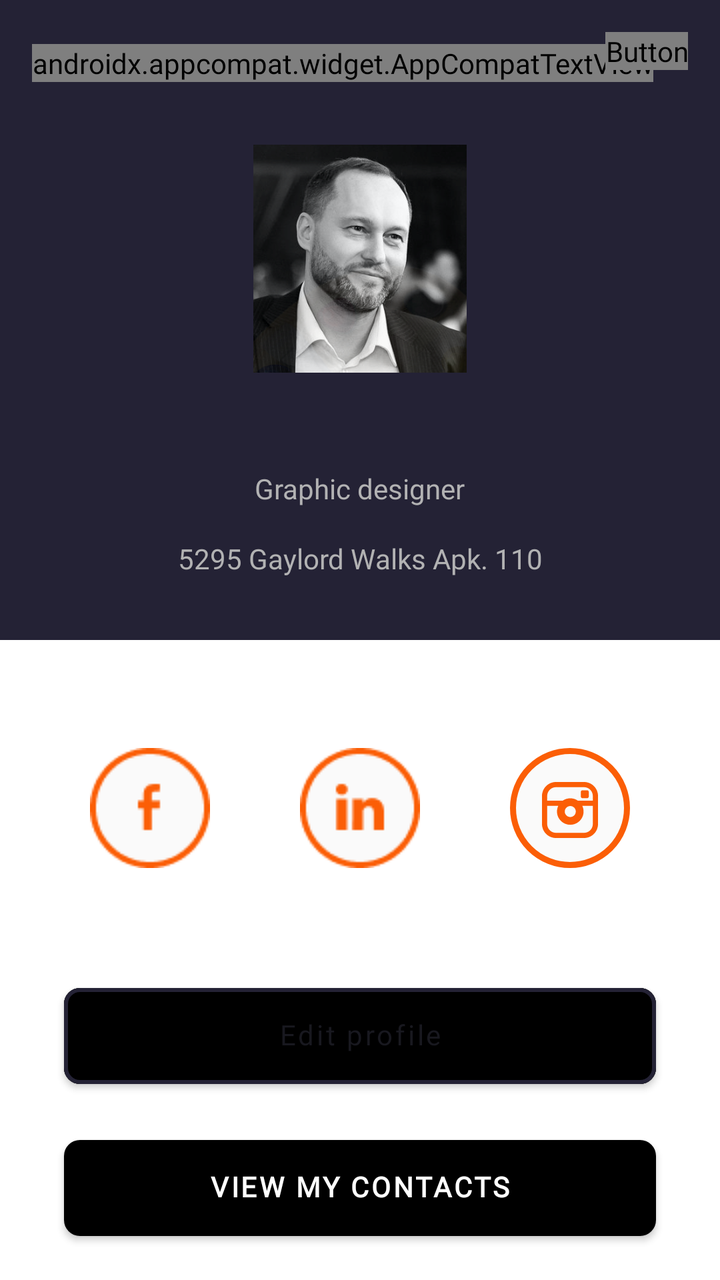
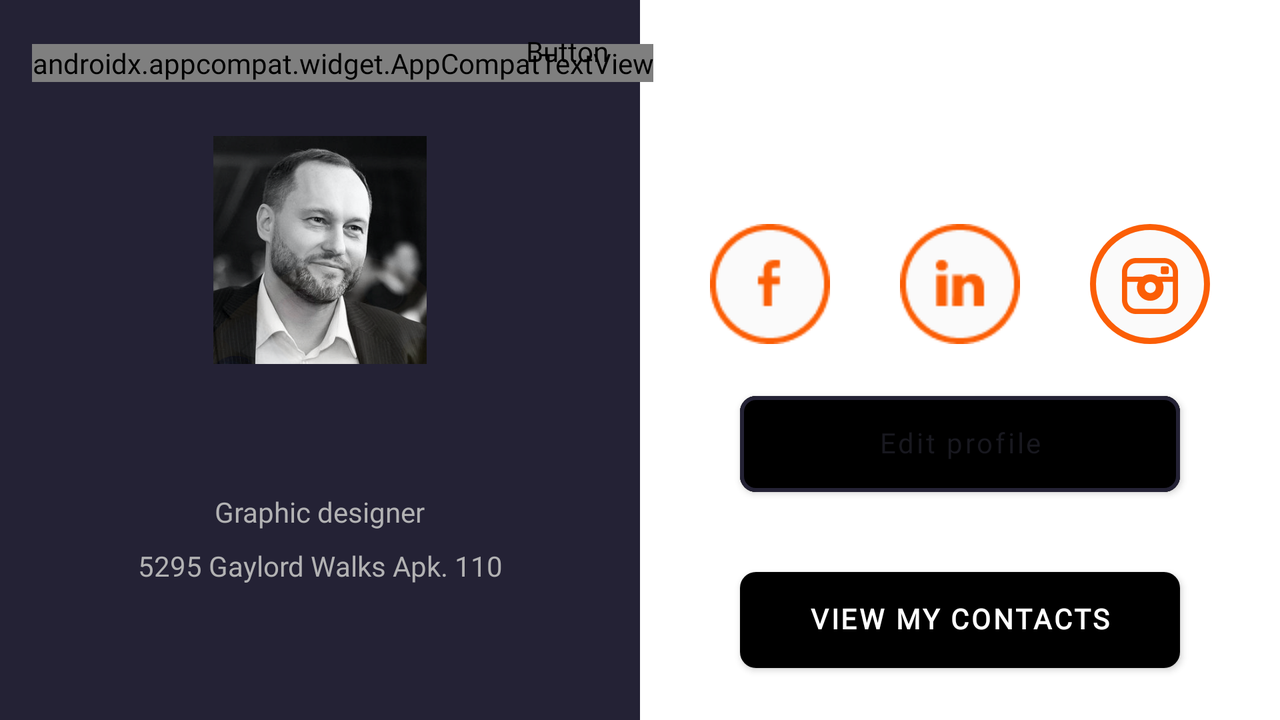

An Android layout and its configuration variant, each rendered on a device that would load it. The default file and the variant file are quoted in full after the pictures.
<!-- AndroidManifest.xml: application theme Theme.Contacts -->
<!-- res/layout/activity_my_profile.xml -->
<?xml version="1.0" encoding="utf-8"?>
<androidx.constraintlayout.widget.ConstraintLayout xmlns:android="http://schemas.android.com/apk/res/android"
    xmlns:app="http://schemas.android.com/apk/res-auto"
    xmlns:tools="http://schemas.android.com/tools"
    android:id="@+id/my_profile"
    android:layout_width="match_parent"
    android:layout_height="match_parent"
    tools:context=".MyProfileActivity">

    <View
        android:id="@+id/my_profile_up"
        android:layout_width="0dp"
        android:layout_height="0dp"
        android:background="@color/profile_background"
        app:layout_constraintEnd_toEndOf="parent"
        app:layout_constraintStart_toStartOf="parent"
        app:layout_constraintTop_toTopOf="parent"
        app:layout_constraintBottom_toTopOf="@id/my_profile_down" />

    <View
        android:id="@+id/my_profile_down"
        android:layout_width="0dp"
        android:layout_height="0dp"
        android:background="@color/color_my_profile_down"
        app:layout_constraintBottom_toBottomOf="parent"
        app:layout_constraintEnd_toEndOf="parent"
        app:layout_constraintStart_toStartOf="parent"
        app:layout_constraintTop_toBottomOf="@id/my_profile_up" />

    <androidx.appcompat.widget.AppCompatTextView
        android:id="@+id/text_view_settings"
        android:layout_width="wrap_content"
        android:layout_height="wrap_content"
        android:layout_marginStart="@dimen/medium_margin_vertical"
        android:layout_marginTop="@dimen/medium2_margin_vertical"
        android:text="@string/text_settings"
        android:textColor="@color/color_setting_text"
        android:textSize="@dimen/headline_small"
        app:layout_constraintStart_toStartOf="parent"
        app:layout_constraintTop_toTopOf="parent" />

    <Button
        android:id="@+id/btn_view_logout"
        android:layout_width="wrap_content"
        android:layout_height="wrap_content"
        android:layout_marginTop="@dimen/medium_margin_vertical"
        android:layout_marginEnd="@dimen/medium_margin_vertical"
        android:text="@string/log_out"
        android:textAllCaps="false"
        android:textColor="@color/color_btn_logout"
        android:textSize="@dimen/title_small"
        app:backgroundTint="@android:color/transparent"
        app:cornerRadius="@dimen/radius_btn"
        app:layout_constraintEnd_toEndOf="parent"
        app:layout_constraintTop_toTopOf="parent"
        app:strokeColor="@color/grey"
        app:strokeWidth="@dimen/btn_outline_width" />

    <com.google.android.material.imageview.ShapeableImageView
        android:id="@+id/img_view_photo"
        android:layout_width="@dimen/img_size"
        android:layout_height="@dimen/img_size"
        android:contentDescription="@string/avatar"
        android:src="@drawable/ava"
        app:shapeAppearanceOverlay="@style/roundedImageView"
        app:layout_constraintVertical_chainStyle="packed"
        app:layout_constraintEnd_toEndOf="parent"
        app:layout_constraintStart_toStartOf="parent"
        app:layout_constraintBottom_toTopOf="@id/text_view_name"
        app:layout_constraintTop_toBottomOf="@id/text_view_settings" />

    <androidx.appcompat.widget.AppCompatTextView
        android:id="@+id/text_view_name"
        android:layout_width="wrap_content"
        android:layout_height="wrap_content"
        android:layout_marginTop="@dimen/medium_margin_vertical"
        android:text=""
        android:textColor="@color/white"
        android:textSize="@dimen/title_medium"
        app:layout_constraintEnd_toEndOf="parent"
        app:layout_constraintStart_toStartOf="parent"
        app:layout_constraintBottom_toTopOf="@id/text_view_profession"
        app:layout_constraintTop_toBottomOf="@id/img_view_photo" />

    <androidx.appcompat.widget.AppCompatTextView
        android:id="@+id/text_view_profession"
        android:layout_width="wrap_content"
        android:layout_height="wrap_content"
        android:layout_marginTop="@dimen/small_margin_vertical"
        android:text="@string/text_profession"
        android:textColor="@color/grey"
        android:textSize="@dimen/title_small"
        app:layout_constraintEnd_toEndOf="parent"
        app:layout_constraintStart_toStartOf="parent"
        app:layout_constraintBottom_toTopOf="@id/text_view_address"
        app:layout_constraintTop_toBottomOf="@id/text_view_name" />

    <androidx.appcompat.widget.AppCompatTextView
        android:id="@+id/text_view_address"
        android:layout_width="wrap_content"
        android:layout_height="wrap_content"
        android:layout_marginTop="@dimen/medium_margin_vertical"
        android:text="@string/text_view_address"
        android:textColor="@color/grey"
        android:textSize="@dimen/title_small"
        app:layout_constraintBottom_toBottomOf="@id/my_profile_up"
        app:layout_constraintEnd_toEndOf="parent"
        app:layout_constraintStart_toStartOf="parent"
        app:layout_constraintTop_toBottomOf="@id/text_view_profession" />

    <androidx.appcompat.widget.AppCompatImageView
        android:id="@+id/img_view_facebook"
        android:layout_width="wrap_content"
        android:layout_height="wrap_content"
        android:contentDescription="@string/facebook_btn"
        android:foregroundGravity="center|center_horizontal"
        app:layout_constraintHorizontal_chainStyle="spread"
        app:layout_constraintBottom_toTopOf="@id/btn_edit"
        app:layout_constraintEnd_toStartOf="@id/img_view_linkedin"
        app:layout_constraintStart_toStartOf="parent"
        app:layout_constraintTop_toTopOf="@id/my_profile_down"
        app:srcCompat="@drawable/facebook" />

    <androidx.appcompat.widget.AppCompatImageView
        android:id="@+id/img_view_linkedin"
        android:layout_width="wrap_content"
        android:layout_height="wrap_content"
        android:contentDescription="@string/linkedin_btn"
        android:foregroundGravity="center|center_horizontal"
        app:layout_constraintBottom_toBottomOf="@id/img_view_facebook"
        app:layout_constraintEnd_toStartOf="@id/img_view_instagram"
        app:layout_constraintStart_toEndOf="@id/img_view_facebook"
        app:layout_constraintTop_toTopOf="@id/img_view_facebook"
        app:srcCompat="@drawable/linkedin" />

    <androidx.appcompat.widget.AppCompatImageView
        android:id="@+id/img_view_instagram"
        android:layout_width="wrap_content"
        android:layout_height="wrap_content"
        android:contentDescription="@string/instagram_btn"
        android:foregroundGravity="center|center_horizontal"
        app:layout_constraintBottom_toBottomOf="@id/img_view_facebook"
        app:layout_constraintStart_toEndOf="@id/img_view_linkedin"
        app:layout_constraintEnd_toEndOf="parent"
        app:layout_constraintTop_toTopOf="@id/img_view_facebook"
        app:srcCompat="@drawable/instagram" />

    <Button
        android:id="@+id/btn_edit"
        android:layout_width="match_parent"
        android:layout_height="@dimen/height_btn"
        android:layout_marginStart="@dimen/large_margin_horizontal"
        android:layout_marginEnd="@dimen/large_margin_horizontal"
        android:layout_marginBottom="@dimen/medium_margin_vertical"
        android:includeFontPadding="false"
        android:text="@string/edit_profile"
        android:textAllCaps="false"
        android:textColor="@color/grey_text"
        android:textSize="@dimen/title_small"
        android:backgroundTint="@color/color_btn_edit"
        app:cornerRadius="@dimen/radius_btn"
        app:layout_constraintBottom_toTopOf="@id/btn_contacts"
        app:layout_constraintEnd_toEndOf="parent"
        app:layout_constraintStart_toStartOf="parent"
        app:strokeColor="@color/profile_background"
        app:strokeWidth="@dimen/btn_outline_width"
        tools:ignore="VisualLintButtonSize" />

    <Button
        android:id="@+id/btn_contacts"
        android:layout_width="match_parent"
        android:layout_height="@dimen/height_btn"
        android:layout_marginStart="@dimen/large_margin_horizontal"
        android:layout_marginEnd="@dimen/large_margin_horizontal"
        android:layout_marginBottom="@dimen/medium_margin_vertical"
        android:includeFontPadding="false"
        android:text="@string/view_my_contacts"
        android:textAllCaps="true"
        android:textSize="@dimen/title_small"
        android:textStyle="bold"
        android:textColor="@color/white"
        app:backgroundTint="@color/btn_color_view_contacts"
        app:cornerRadius="@dimen/radius_btn"
        app:layout_constraintBottom_toBottomOf="parent"
        app:layout_constraintEnd_toEndOf="parent"
        app:layout_constraintStart_toStartOf="parent"
        tools:ignore="VisualLintButtonSize" />

</androidx.constraintlayout.widget.ConstraintLayout>
<!-- resources referenced by this layout -->
<resources>
  <color name="btn_color_view_contacts">#FB5E06</color>
  <color name="color_btn_edit">#B2B2B3</color>
  <color name="color_btn_logout">#B2B2B3</color>
  <color name="color_my_profile_down">#B2B2B3</color>
  <color name="color_setting_text">#FAFAFA</color>
  <color name="grey">#B2B2B3</color>
  <color name="grey_text">#18181F</color>
  <color name="profile_background">#242235</color>
  <color name="white">#FFFFFFFF</color>
  <dimen name="btn_outline_width">2dp</dimen>
  <dimen name="headline_small">24sp</dimen>
  <dimen name="height_btn">60dp</dimen>
  <dimen name="img_size">114dp</dimen>
  <dimen name="large_margin_horizontal">32dp</dimen>
  <dimen name="medium2_margin_vertical">22dp</dimen>
  <dimen name="medium_margin_vertical">16dp</dimen>
  <dimen name="radius_btn">8dp</dimen>
  <dimen name="small_margin_vertical">8dp</dimen>
  <dimen name="title_medium">18sp</dimen>
  <dimen name="title_small">14sp</dimen>
  <!-- drawable ava: png bitmap (drawable, 161968 bytes) -->
  <!-- drawable facebook: png bitmap (drawable, 1763 bytes) -->
  <!-- drawable instagram (drawable) -->
  <vector xmlns:android="http://schemas.android.com/apk/res/android"
      android:width="60dp"
      android:height="60dp"
      android:viewportWidth="60"
      android:viewportHeight="60">
      <path
          android:fillColor="#FAFAFA"
          android:pathData="M30,30m-28.5,0a28.5,28.5 0,1 1,57 0a28.5,28.5 0,1 1,-57 0"
          android:strokeWidth="3"
          android:strokeColor="#FB5E06" />
      <path
          android:fillColor="#FB5E06"
          android:pathData="M37.002,17H22.998C19.139,17 16,20.126 16,23.969V38.031C16,
          41.873 19.139,45 22.998,45H37.002C40.861,45 44,41.873 44,38.031V23.969C44,
          20.126 40.861,17 37.002,17V17ZM41.408,38.031C41.408,40.45 39.432,42.419 37.002,
          42.419H22.998C20.568,42.419 18.592,40.45 18.592,38.031V28.949H24.128C23.724,
          29.803 23.497,30.756 23.497,31.761C23.497,35.411 26.478,38.381 30.143,38.381C33.808,
          38.381 36.79,35.411 36.79,31.761C36.79,30.756 36.563,29.803 36.159,
          28.949H41.408V38.031H41.408ZM27.384,31.761C27.384,30.246 28.622,29.013 30.143,
          29.013C31.665,29.013 32.903,30.246 32.903,31.761C32.903,33.277 31.665,34.509 30.143,
          34.509C28.622,34.509 27.384,33.277 27.384,31.761ZM41.408,26.368H33.99C32.903,25.597 31.576,
          25.142 30.143,25.142C28.711,25.142 27.383,25.597 26.297,26.368H18.592V23.969C18.592,
          21.549 20.568,19.581 22.998,19.581H37.002C39.432,19.581 41.408,21.549 41.408,
          23.969V26.368H41.408H41.408ZM38.6,21.146H36.198C35.77,21.146 35.42,21.495 35.42,
          21.921V24.314C35.42,24.739 35.77,25.088 36.198,25.088H38.6C39.028,25.088 39.377,
          24.739 39.377,24.314V21.921C39.377,21.495 39.028,21.146 38.6,21.146Z" />
  </vector>
  <!-- drawable linkedin: png bitmap (drawable, 1840 bytes) -->
  <string name="avatar">avatar</string>
  <string name="edit_profile">Edit profile</string>
  <string name="facebook_btn">facebook_btn</string>
  <string name="instagram_btn">instagram_btn</string>
  <string name="linkedin_btn">linkedin_btn</string>
  <string name="log_out">Log out</string>
  <string name="text_profession">Graphic designer</string>
  <string name="text_settings">Settings</string>
  <string name="text_view_address">5295 Gaylord Walks Apk. 110</string>
  <string name="view_my_contacts">view my contacts</string>
  <style name="Theme.Contacts" parent="Base.Theme.Contacts" />
  <style name="Base.Theme.Contacts" parent="Theme.MaterialComponents.DayNight.NoActionBar">
          
          <item name="android:fontFamily">@font/open_sans</item>
          
      </style>
</resources>
<!-- res/layout-land/activity_my_profile.xml (the repository's variant of the layout above) -->
<!-- drawn on the phone turned sideways -->
<?xml version="1.0" encoding="utf-8"?>
<androidx.constraintlayout.widget.ConstraintLayout xmlns:android="http://schemas.android.com/apk/res/android"
    xmlns:app="http://schemas.android.com/apk/res-auto"
    xmlns:tools="http://schemas.android.com/tools"
    android:id="@+id/my_profile"
    android:layout_width="match_parent"
    android:layout_height="match_parent"
    tools:context=".MyProfileActivity">

    <View
        android:id="@+id/my_profile_up"
        android:layout_width="0dp"
        android:layout_height="0dp"
        android:background="@color/profile_background"
        app:layout_constraintEnd_toStartOf="@id/my_profile_down"
        app:layout_constraintStart_toStartOf="parent"
        app:layout_constraintTop_toTopOf="parent"
        app:layout_constraintBottom_toBottomOf="parent" />

    <View
        android:id="@+id/my_profile_down"
        android:layout_width="0dp"
        android:layout_height="0dp"
        android:background="@color/color_my_profile_down"
        app:layout_constraintBottom_toBottomOf="parent"
        app:layout_constraintEnd_toEndOf="parent"
        app:layout_constraintStart_toEndOf="@id/my_profile_up"
        app:layout_constraintTop_toTopOf="parent" />

    <androidx.appcompat.widget.AppCompatTextView
        android:id="@+id/text_view_settings"
        android:layout_width="wrap_content"
        android:layout_height="wrap_content"
        android:layout_marginStart="@dimen/medium_margin_horizontal"
        android:layout_marginTop="@dimen/medium2_margin_vertical"
        android:text="@string/text_settings"
        android:textColor="@color/color_setting_text"
        android:textSize="@dimen/headline_small"
        app:layout_constraintStart_toStartOf="parent"
        app:layout_constraintTop_toTopOf="parent" />

    <Button
        android:id="@+id/btn_view_logout"
        android:layout_width="wrap_content"
        android:layout_height="wrap_content"
        android:layout_marginTop="@dimen/medium_margin_vertical"
        android:layout_marginEnd="@dimen/medium_margin_horizontal"
        android:text="@string/log_out"
        android:textAllCaps="false"
        android:textColor="@color/color_btn_logout"
        android:textSize="@dimen/title_small"
        android:backgroundTint="@android:color/transparent"
        app:cornerRadius="@dimen/radius_btn"
        app:layout_constraintEnd_toEndOf="@id/my_profile_up"
        app:layout_constraintTop_toTopOf="parent"
        app:strokeColor="@color/grey"
        app:strokeWidth="@dimen/btn_outline_width" />

    <com.google.android.material.imageview.ShapeableImageView
        android:id="@+id/img_view_photo"
        android:layout_width="@dimen/img_size"
        android:layout_height="@dimen/img_size"
        android:contentDescription="@string/avatar"
        android:src="@drawable/ava"
        app:shapeAppearanceOverlay="@style/roundedImageView"
        app:layout_constraintVertical_chainStyle="packed"
        app:layout_constraintEnd_toEndOf="@id/my_profile_up"
        app:layout_constraintStart_toStartOf="parent"
        app:layout_constraintTop_toTopOf="parent"
        app:layout_constraintBottom_toTopOf="@id/text_view_name"
        app:layout_constraintTop_toBottomOf="@id/text_view_settings" />

    <androidx.appcompat.widget.AppCompatTextView
        android:id="@+id/text_view_name"
        android:layout_width="wrap_content"
        android:layout_height="wrap_content"
        android:layout_marginTop="@dimen/large_margin_vertical"
        android:text=""
        android:textColor="@color/white"
        android:textSize="@dimen/title_medium"
        app:layout_constraintEnd_toEndOf="@id/my_profile_up"
        app:layout_constraintStart_toStartOf="parent"
        app:layout_constraintBottom_toTopOf="@id/text_view_profession"
        app:layout_constraintTop_toBottomOf="@id/img_view_photo" />

    <androidx.appcompat.widget.AppCompatTextView
        android:id="@+id/text_view_profession"
        android:layout_width="wrap_content"
        android:layout_height="wrap_content"
        android:layout_marginTop="@dimen/small_margin_vertical"
        android:text="@string/text_profession"
        android:textColor="@color/grey"
        android:textSize="@dimen/title_small"
        app:layout_constraintEnd_toEndOf="@id/my_profile_up"
        app:layout_constraintStart_toStartOf="parent"
        app:layout_constraintBottom_toTopOf="@id/text_view_address"
        app:layout_constraintTop_toBottomOf="@id/text_view_name" />

    <androidx.appcompat.widget.AppCompatTextView
        android:id="@+id/text_view_address"
        android:layout_width="wrap_content"
        android:layout_height="wrap_content"
        android:layout_marginTop="@dimen/small_margin_vertical"
        android:text="@string/text_view_address"
        android:textColor="@color/grey"
        android:textSize="@dimen/title_small"
        app:layout_constraintBottom_toBottomOf="@id/my_profile_up"
        app:layout_constraintEnd_toEndOf="@id/my_profile_up"
        app:layout_constraintStart_toStartOf="parent"
        app:layout_constraintTop_toBottomOf="@id/text_view_profession" />

    <androidx.appcompat.widget.AppCompatImageView        android:id="@+id/img_view_facebook"
        android:layout_width="wrap_content"
        android:layout_height="wrap_content"
        android:contentDescription="@string/facebook_btn"
        android:foregroundGravity="center_horizontal"
        android:layout_marginTop="@dimen/margin_top_icons"
        app:layout_constraintTop_toTopOf="@id/my_profile_down"
        app:layout_constraintHorizontal_chainStyle="spread"
        app:layout_constraintBottom_toTopOf="@id/btn_edit"
        app:layout_constraintEnd_toStartOf="@id/img_view_linkedin"
        app:layout_constraintStart_toStartOf="@id/my_profile_down"
        app:srcCompat="@drawable/facebook" />

    <androidx.appcompat.widget.AppCompatImageView        android:id="@+id/img_view_linkedin"
        android:layout_width="wrap_content"
        android:layout_height="wrap_content"
        android:contentDescription="@string/linkedin_btn"
        android:foregroundGravity="center|center_horizontal"
        app:layout_constraintBottom_toBottomOf="@+id/img_view_facebook"
        app:layout_constraintEnd_toStartOf="@id/img_view_instagram"
        app:layout_constraintStart_toEndOf="@id/img_view_facebook"
        app:layout_constraintTop_toTopOf="@id/img_view_facebook"
        app:srcCompat="@drawable/linkedin" />

    <androidx.appcompat.widget.AppCompatImageView        android:id="@+id/img_view_instagram"
        android:layout_width="wrap_content"
        android:layout_height="wrap_content"
        android:contentDescription="@string/instagram_btn"
        android:foregroundGravity="center|center_horizontal"
        app:layout_constraintBottom_toBottomOf="@id/img_view_facebook"
        app:layout_constraintStart_toEndOf="@id/img_view_linkedin"
        app:layout_constraintEnd_toEndOf="parent"
        app:layout_constraintTop_toTopOf="@id/img_view_facebook"
        app:srcCompat="@drawable/instagram" />

    <Button
        android:id="@+id/btn_edit"
        android:layout_width="@dimen/width_btn"
        android:layout_height="@dimen/height_btn"
        android:layout_marginVertical="@dimen/small_margin_vertical"
        android:includeFontPadding="false"
        android:text="@string/edit_profile"
        android:textAllCaps="false"
        android:textColor="@color/grey_text"
        android:textSize="@dimen/title_small"
        android:backgroundTint="@color/color_btn_edit"
        app:cornerRadius="@dimen/radius_btn"
        app:layout_constraintBottom_toTopOf="@id/btn_contacts"
        app:layout_constraintEnd_toEndOf="parent"
        app:layout_constraintStart_toStartOf="@id/my_profile_down"
        app:layout_constraintTop_toBottomOf="@id/img_view_facebook"
        app:strokeColor="@color/profile_background"
        app:strokeWidth="@dimen/btn_outline_width" />

    <Button
        android:id="@+id/btn_contacts"
        android:layout_width="@dimen/width_btn"
        android:layout_height="@dimen/height_btn"
        android:layout_marginVertical="@dimen/small_margin_vertical"
        android:includeFontPadding="false"
        android:text="@string/view_my_contacts"
        android:textAllCaps="true"
        android:textSize="@dimen/title_small"
        android:textStyle="bold"
        android:textColor="@color/white"
        app:backgroundTint="@color/btn_color_view_contacts"
        app:cornerRadius="@dimen/radius_btn"
        app:layout_constraintBottom_toBottomOf="parent"
        app:layout_constraintTop_toBottomOf="@id/btn_edit"
        app:layout_constraintEnd_toEndOf="parent"
        app:layout_constraintStart_toStartOf="@id/my_profile_down" />

</androidx.constraintlayout.widget.ConstraintLayout>
<!-- resources referenced by the variant -->
<!-- as the phone turned sideways resolves them -->
<resources>
  <color name="btn_color_view_contacts">#FB5E06</color>
  <color name="color_btn_edit">#B2B2B3</color>
  <color name="color_btn_logout">#B2B2B3</color>
  <color name="color_my_profile_down">#B2B2B3</color>
  <color name="color_setting_text">#FAFAFA</color>
  <color name="grey">#B2B2B3</color>
  <color name="grey_text">#18181F</color>
  <color name="profile_background">#242235</color>
  <color name="white">#FFFFFFFF</color>
  <dimen name="btn_outline_width">2dp</dimen>
  <dimen name="headline_small">24sp</dimen>
  <dimen name="height_btn">60dp</dimen>
  <dimen name="img_size">114dp</dimen>
  <dimen name="large_margin_vertical">32dp</dimen>
  <dimen name="margin_top_icons">100dp</dimen>
  <dimen name="medium2_margin_vertical">22dp</dimen>
  <dimen name="medium_margin_horizontal">16dp</dimen>
  <dimen name="medium_margin_vertical">16dp</dimen>
  <dimen name="radius_btn">8dp</dimen>
  <dimen name="small_margin_vertical">8dp</dimen>
  <dimen name="title_medium">18sp</dimen>
  <dimen name="title_small">14sp</dimen>
  <dimen name="width_btn">220dp</dimen>
  <!-- drawable ava: png bitmap (drawable, 161968 bytes) -->
  <!-- drawable facebook: png bitmap (drawable, 1763 bytes) -->
  <!-- drawable instagram (drawable) -->
  <vector xmlns:android="http://schemas.android.com/apk/res/android"
      android:width="60dp"
      android:height="60dp"
      android:viewportWidth="60"
      android:viewportHeight="60">
      <path
          android:fillColor="#FAFAFA"
          android:pathData="M30,30m-28.5,0a28.5,28.5 0,1 1,57 0a28.5,28.5 0,1 1,-57 0"
          android:strokeWidth="3"
          android:strokeColor="#FB5E06" />
      <path
          android:fillColor="#FB5E06"
          android:pathData="M37.002,17H22.998C19.139,17 16,20.126 16,23.969V38.031C16,
          41.873 19.139,45 22.998,45H37.002C40.861,45 44,41.873 44,38.031V23.969C44,
          20.126 40.861,17 37.002,17V17ZM41.408,38.031C41.408,40.45 39.432,42.419 37.002,
          42.419H22.998C20.568,42.419 18.592,40.45 18.592,38.031V28.949H24.128C23.724,
          29.803 23.497,30.756 23.497,31.761C23.497,35.411 26.478,38.381 30.143,38.381C33.808,
          38.381 36.79,35.411 36.79,31.761C36.79,30.756 36.563,29.803 36.159,
          28.949H41.408V38.031H41.408ZM27.384,31.761C27.384,30.246 28.622,29.013 30.143,
          29.013C31.665,29.013 32.903,30.246 32.903,31.761C32.903,33.277 31.665,34.509 30.143,
          34.509C28.622,34.509 27.384,33.277 27.384,31.761ZM41.408,26.368H33.99C32.903,25.597 31.576,
          25.142 30.143,25.142C28.711,25.142 27.383,25.597 26.297,26.368H18.592V23.969C18.592,
          21.549 20.568,19.581 22.998,19.581H37.002C39.432,19.581 41.408,21.549 41.408,
          23.969V26.368H41.408H41.408ZM38.6,21.146H36.198C35.77,21.146 35.42,21.495 35.42,
          21.921V24.314C35.42,24.739 35.77,25.088 36.198,25.088H38.6C39.028,25.088 39.377,
          24.739 39.377,24.314V21.921C39.377,21.495 39.028,21.146 38.6,21.146Z" />
  </vector>
  <!-- drawable linkedin: png bitmap (drawable, 1840 bytes) -->
  <string name="avatar">avatar</string>
  <string name="edit_profile">Edit profile</string>
  <string name="facebook_btn">facebook_btn</string>
  <string name="instagram_btn">instagram_btn</string>
  <string name="linkedin_btn">linkedin_btn</string>
  <string name="log_out">Log out</string>
  <string name="text_profession">Graphic designer</string>
  <string name="text_settings">Settings</string>
  <string name="text_view_address">5295 Gaylord Walks Apk. 110</string>
  <string name="view_my_contacts">view my contacts</string>
  <style name="Theme.Contacts" parent="Base.Theme.Contacts" />
  <style name="Base.Theme.Contacts" parent="Theme.MaterialComponents.DayNight.NoActionBar">
          
          <item name="android:fontFamily">@font/open_sans</item>
          
      </style>
</resources>
